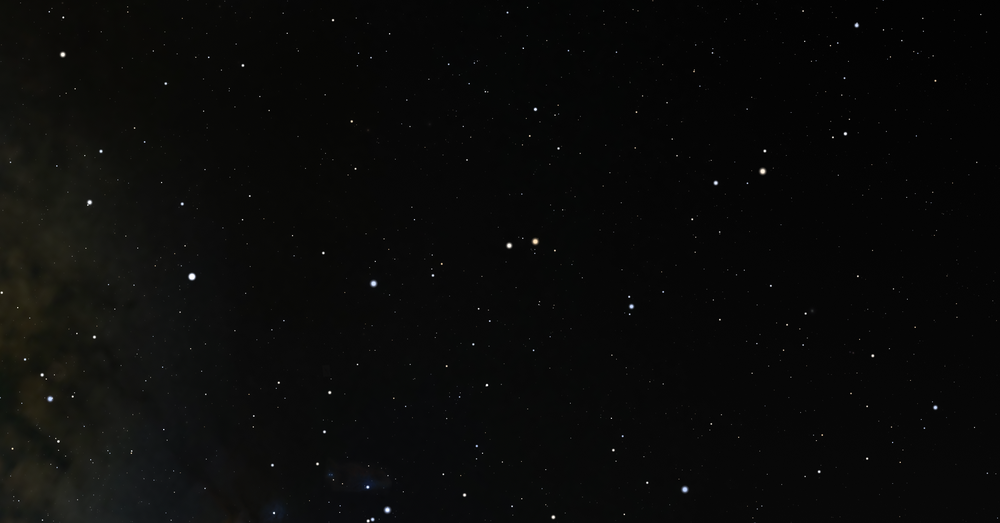
#> input picture stellarium/image.png, 1000 x 523 px, shrunk from 1863 x 974 before the run
$ python brightdetection.py
#> lines starting #> are read from the running program, lines starting #| are printed output that depends on the picture
import cv2
import numpy as np

def detect_stars(image_path, threshold=200):
#> called with image_path = '../stellarium/image.png', threshold = 200
    img = cv2.imread(image_path, cv2.IMREAD_GRAYSCALE)
#> img: shape (523, 1000); min 0, max 255, mean 9.9
    if img is None:
        print(f"Could not read image: {image_path}")
        return [], (0, 0)
    _, thresh = cv2.threshold(img, threshold, 255, cv2.THRESH_BINARY)
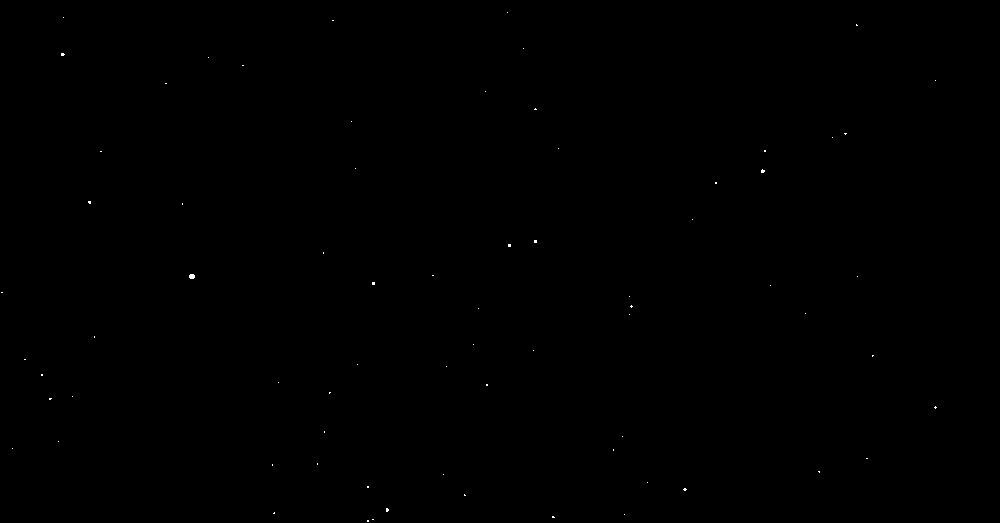
#> thresh: shape (523, 1000); 0.04% white in thin lines or dots
    contours, _ = cv2.findContours(thresh, cv2.RETR_EXTERNAL, cv2.CHAIN_APPROX_SIMPLE)
#> contours = 72 contours, all with area under 20
    star_centroids = []
    for cnt in contours:
        M = cv2.moments(cnt)
        if M["m00"] != 0:
            cx = int(M["m10"] / M["m00"])
            cy = int(M["m01"] / M["m00"])
            star_centroids.append((cx, cy))
#> this loop made 72 passes
#> (cnt, cx, cy) on passes 1, 3, 5, 7, 9, 12, 21, 22, 24, 25, 27: ([[367, 520], [367, 521], [368, 521], [368, 520]], 367, 520), ([[552, 516], [552, 517], [554, 517], [553, 516]], 552, 516), ([[274, 512], [273, 513], [274, 513]], 273, 512), ([[464, 494], [464, 495], [465, 495]], 464, 494), ([[367, 486], [367, 487], [368, 487], [368, 486]], 367, 486), ([[818, 471], [819, 472], [819, 471]], 818, 471), ([[935, 406], [934, 407], [935, 408], [936, 407]], 935, 407), ([[49, 398], [49, 399], [50, 399], [51, 398]], 49, 398), ([[329, 392], [329, 393], [330, 392]], 329, 392), ([[486, 384], [486, 385], [487, 385], [487, 384]], 486, 384), ([[41, 374], [41, 375], [42, 375], [42, 374]], 41, 374)
#> (cx, cy) on passes 6, 8, 45, 51, 53, 61: (386, 509), (684, 489), (191, 276), (89, 201), (762, 170), (535, 108)
#> after the loop, star_centroids = 27 pairs, first value 41 to 935, second value 24 to 520
    height, width = img.shape
#> height = 523; width = 1000
    return star_centroids, (width, height)

if __name__ == "__main__":
    image_path = "../stellarium/image.png"  # Change this to your image path
    stars, (width, height) = detect_stars(image_path)
#> stars has the same summary as star_centroids in detect_stars; width = 1000; height = 523
    center_x, center_y = width // 2, height // 2
#> center_x = 500; center_y = 261
    print(f"Detected {len(stars)} stars (centered at (0,0)):")
#| Detected 27 stars (centered at (0,0)):
    for i, (x, y) in enumerate(stars):
        x_centered = x - center_x
        y_centered = y - center_y
        print(f"Star {i+1}: (x={x_centered}, y={y_centered})")
#> this loop made 27 passes
#> (x, y, x_centered, y_centered) on passes 1 to 12: (367, 520, -133, 259), (552, 516, 52, 255), (273, 512, -227, 251), (386, 509, -114, 248), (464, 494, -36, 233), (684, 489, 184, 228), (367, 486, -133, 225), (818, 471, 318, 210), (935, 407, 435, 146), (49, 398, -451, 137), (329, 392, -171, 131), (486, 384, -14, 123)
#| Star 1: (x=-133, y=259)
#| Star 2: (x=52, y=255)
#| Star 3: (x=-227, y=251)
#| Star 4: (x=-114, y=248)
#| Star 5: (x=-36, y=233)
#| Star 6: (x=184, y=228)
#| Star 7: (x=-133, y=225)
#| Star 8: (x=318, y=210)
#> (further printed lines are left out)
